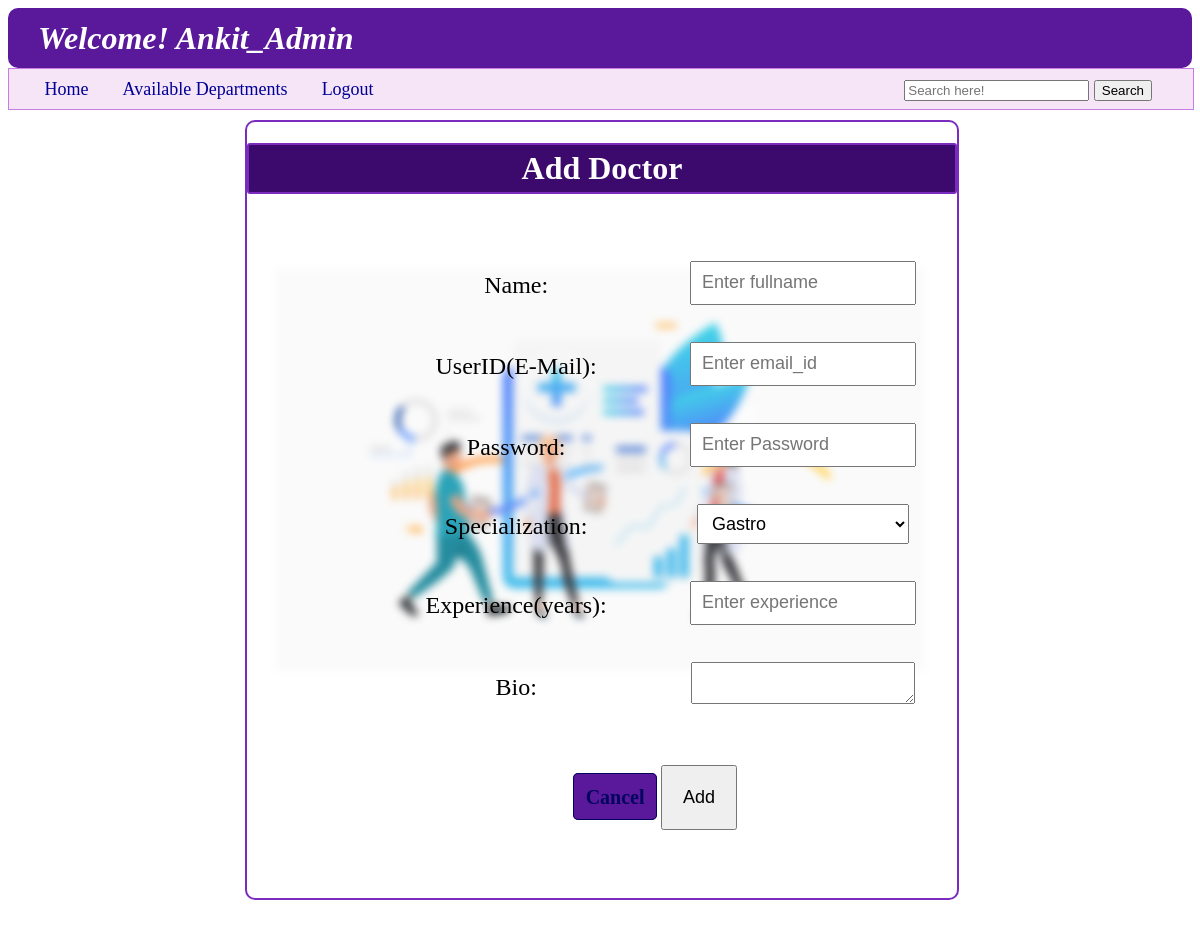
The app's page /add_doctor, older data.
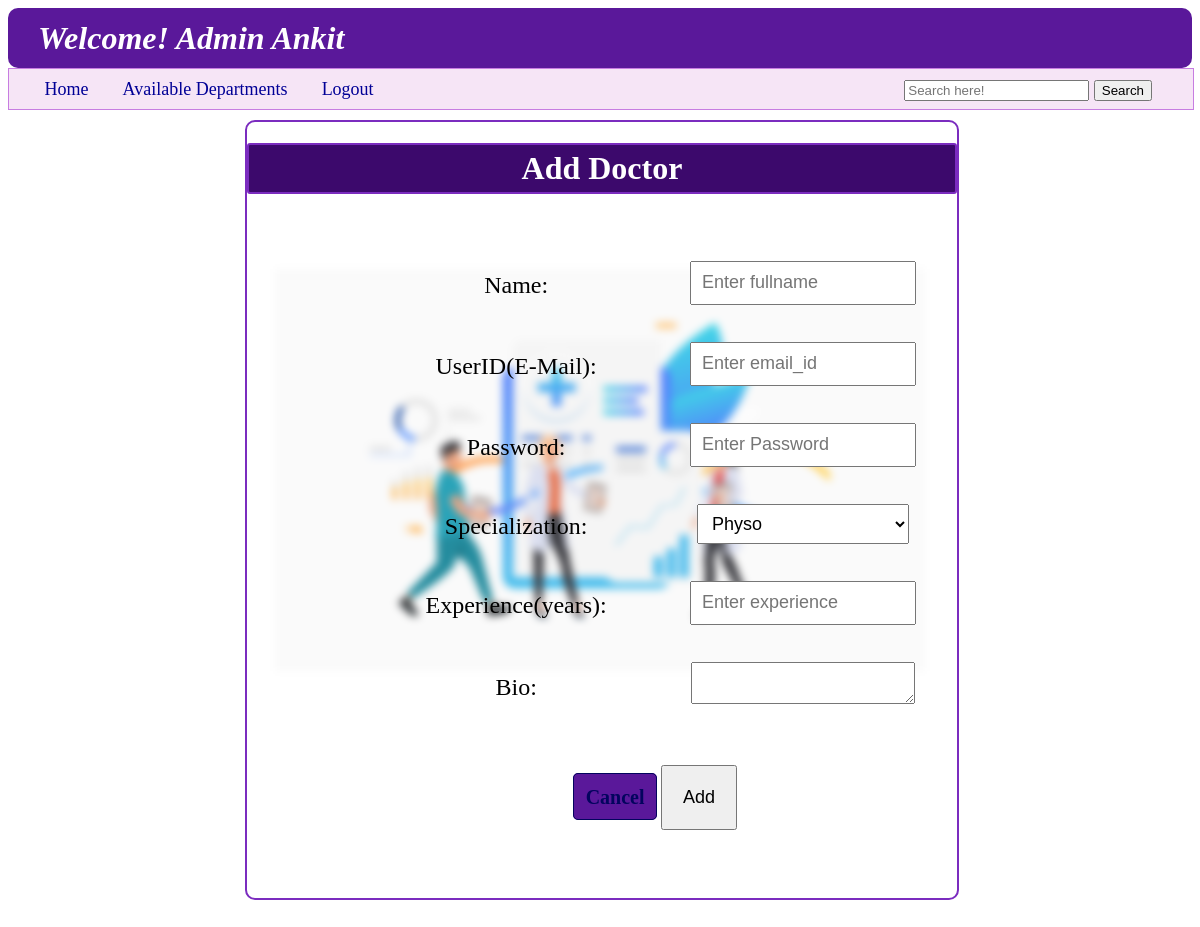
The same page, newer data.
### backend/models.py (models this page shows)
class User_Info(db.Model):
    __tablename__ = "user_info"
    id=db.Column(db.Integer,primary_key=True,autoincrement=True)
    full_name=db.Column(db.String,nullable=False)
    email=db.Column(db.String,unique=True,nullable=False)
    password=db.Column(db.String,nullable=False)
    role=db.Column(db.Integer,default=1)
    is_blacklist=db.Column(db.Integer,default=0)
    appointments=db.relationship("Appointments",cascade="all,delete",backref="user_info",lazy=True)

### backend/controllers.py (the view, shortened to what this page needs)
@app.route("/add_doctor",methods=["GET","POST"])
def admin_add_doctor():
    dept=all_departments()
    return render_template("admin_add_doctor.html",pop_up="",usern=a_n(),department_list=dept)

### backend/controllers.py (called while the page is built)
def a_n():
    u=User_Info.query.all()
    return u[0].full_name

def all_departments():
    dept=Department.query.all()
    return dept

### templates/admin_add_doctor.html (shortened to what this page needs)
{%extends "admin_layout.html"%}
{%block content%}
    <div class="login_panel" style="border-color: rgb(123, 44, 191);">
        <h1 style="text-align: center; font-weight: bold; border: 2px solid rgb(123,44,191); background-color: rgb(60,9,108); color: white; border-radius: 3px; padding: 5px; ">Add Doctor</h1>
        <br>
        <form action="/add_doctor" method="POST" class="form_style">
            <table>
                <tr>
                    <td><label for="full_name"  style=" margin-bottom: 1%; font-size:x-large;">Name:</label></td>
                    <td><input type="text" id="full_name" name="full_name" class="input_form" placeholder="Enter fullname"></td>
                </tr>
                <tr>
                    <td><label for="email"  style=" margin-bottom: 1%; font-size:x-large;">UserID(E-Mail):</label></td>
                    <td><input type="email" id="email" name="email" class="input_form" placeholder="Enter email_id"></td>
                </tr>
                <tr>
                    <td><label for="password"  style=" margin-bottom: 1%; font-size:x-large;">Password:</label></td>
                    <td><input type="password" id="password" name="password" class="input_form" placeholder="Enter Password"></td>
                </tr>
                <tr>
                    <td><label for="specialization_id"  style=" margin-bottom: 1%; font-size:x-large;">Specialization:</label></td>
                    <td>
                        <select id="specialization_id" name="specialization_id" class="input_form">
                            {%for dept in department_list%}
                            <option value="{{dept.id}}">{{dept.specialization}}</option>
                            {%endfor%}
                        </select>
                    </td>
                </tr>
                <tr>
                    <td><label for="experience"  style=" margin-bottom: 1%; font-size:x-large;">Experience(years):</label></td>
                    <td><input type="number" id="experience" name="experience" class="input_form" placeholder="Enter experience"></td>
                </tr>
                <tr>
                    <td><label for="bio"  style=" margin-bottom: 1%; font-size:x-large;">Bio:</label></td>
                    <td><textarea type="text" id="bio" name="bio" class="input_form"></textarea></td>
                </tr>
            </table>
            <br>
            <div>
                <a href="{{url_for('admin_dashboard',name=usern)}}" class="Centre_button" type="button" style="background-color: rgb(90,24,154);">Cancel</a>
                <button type="submit" style="font-size: large; padding: 20px; margin: 3% 0% 10% 0%;">Add</button>
            </div>
        </form>
    </div>
{%endblock%}

### templates/admin_layout.html (shortened to what this page needs)
<!DOCTYPE html>
<html lang="en">
<head>
    <link rel="stylesheet" href="/static/style.css">
</head>
<body style="background-image: url('/static/image/4950247_19834.svg');">
    <header>
        <div>
            <h1 class="wel"  style="background-color: rgb(90,24,154);"><i><b>Welcome! {{usern}}</b></i></h1>
        </div>
        <nav class="nav" style="background-color: rgba(224, 170, 225, 0.3); border-color: rgba(199,125,225);">
            <a class="nav_a" href="{{url_for('admin_dashboard',name=usern)}}" style="margin-left: 3%;">Home</a>
            <a class="nav_a" href="{{url_for('admin_department')}}">Available Departments</a>
            <a class="nav_a" href="/login">Logout</a>
            <span class="nav_a" style="position: absolute; right: 10px;">
                <form action="#" method="POST">
                    <input type="text" id="search" name="search" placeholder="Search here!">
                    <button type="submit">Search</button>
                </form>
            </span>
        </nav>
    </header>
    {%block content%}
    {%endblock%}
</body>
</html>

Row changes from the older to the newer data that the page shows:
changed User_Info: full_name "Ankit_Admin" → "Admin Ankit"
Text that changed along with them:
form field specialization_id: "Gastro" → "Physo"
